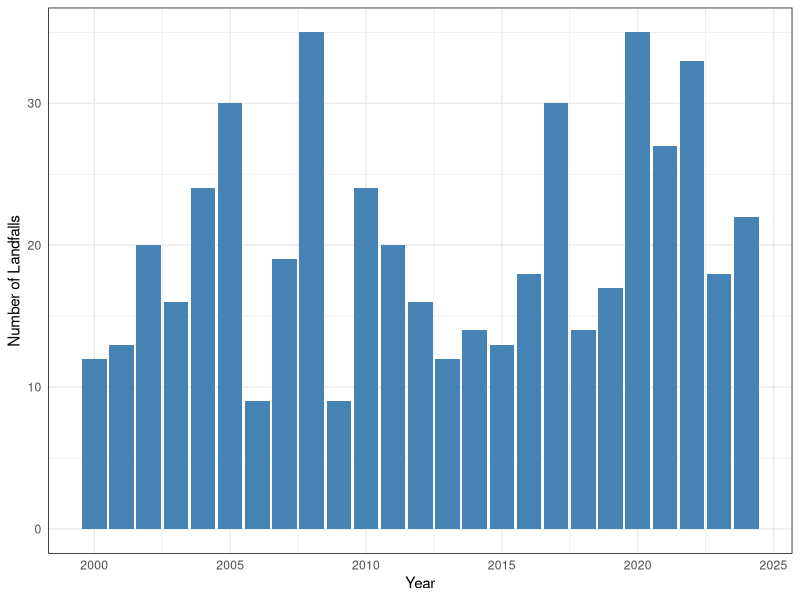
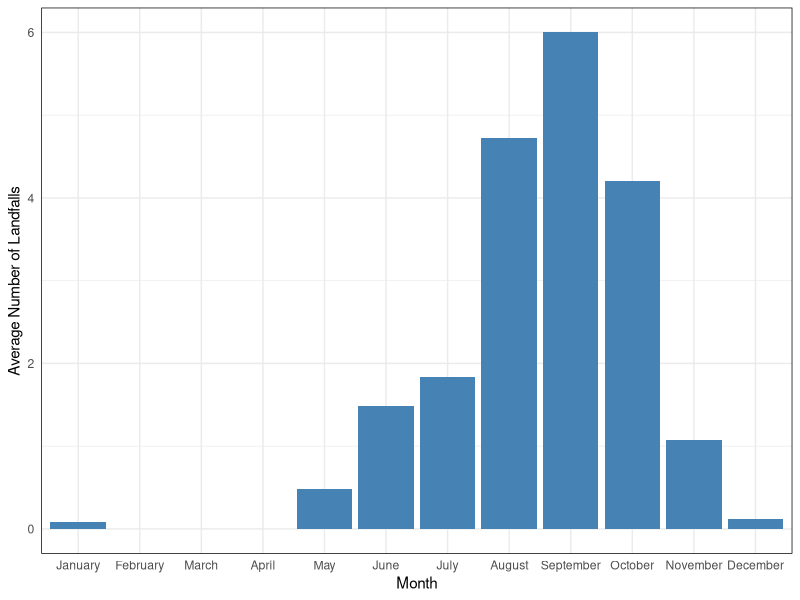
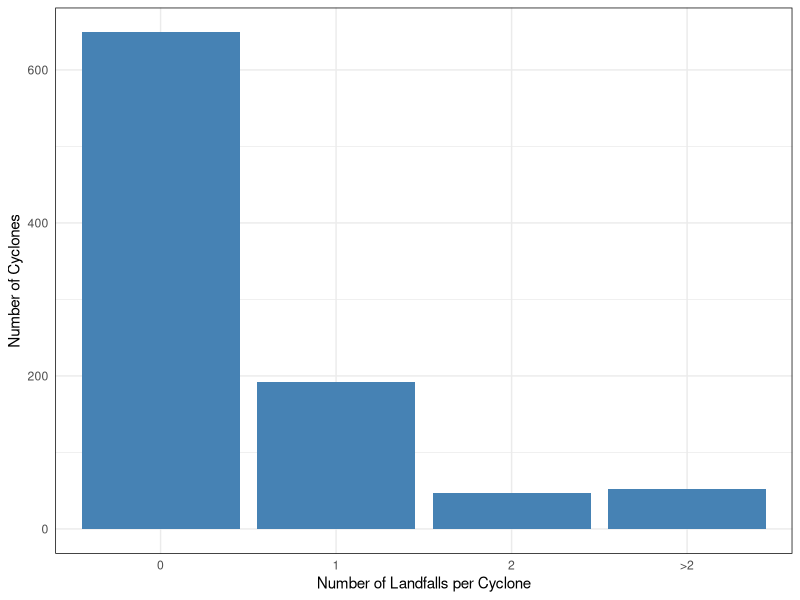
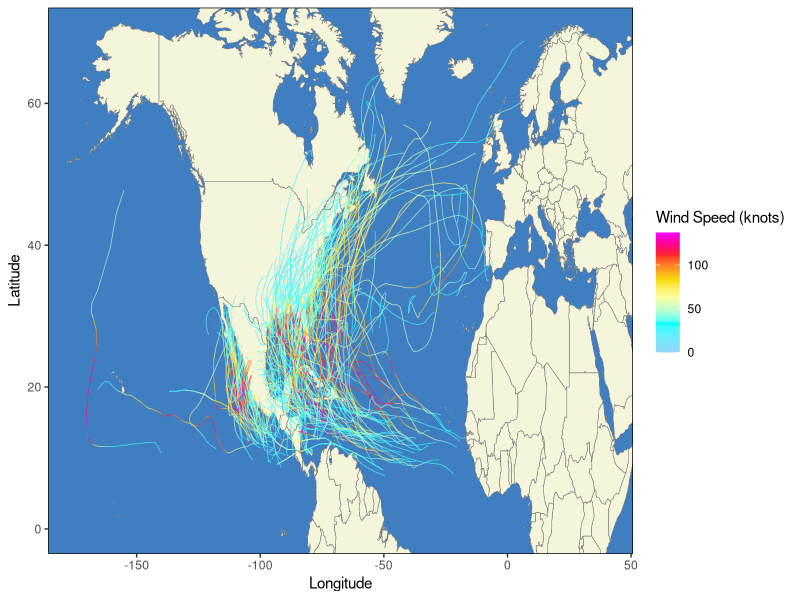
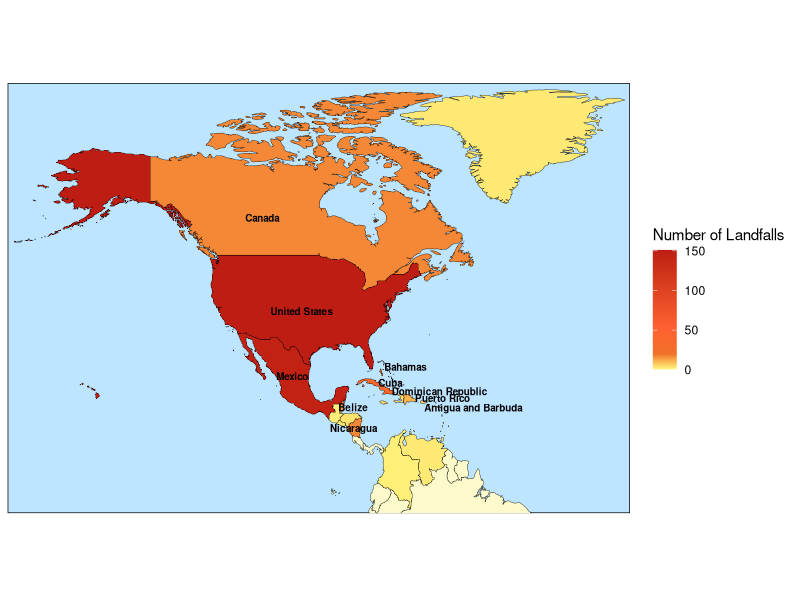
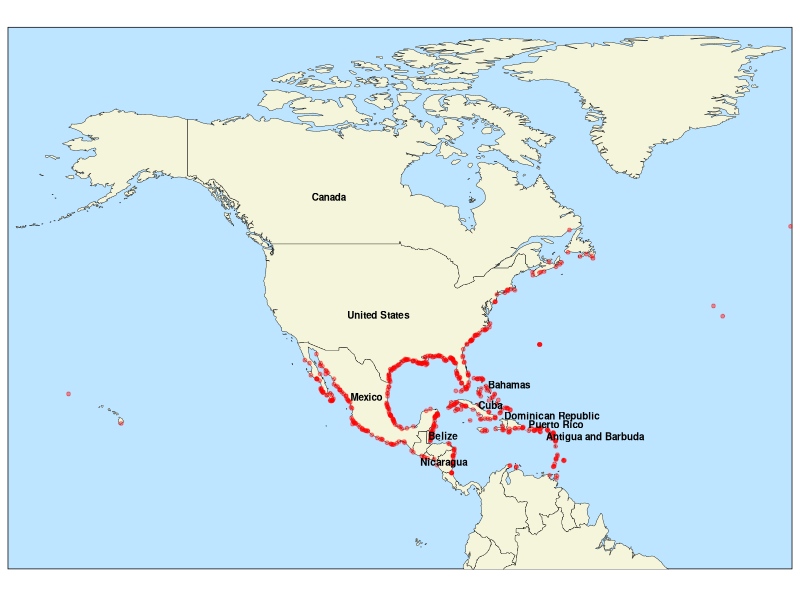
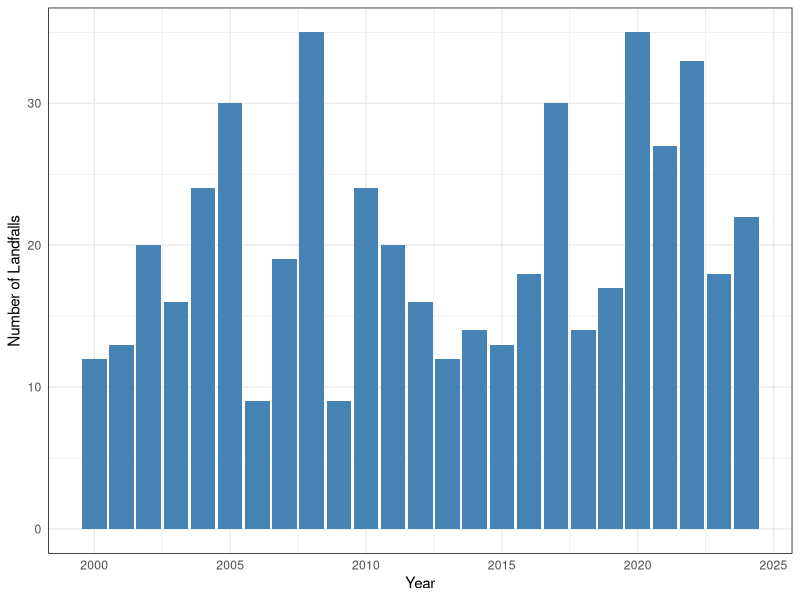
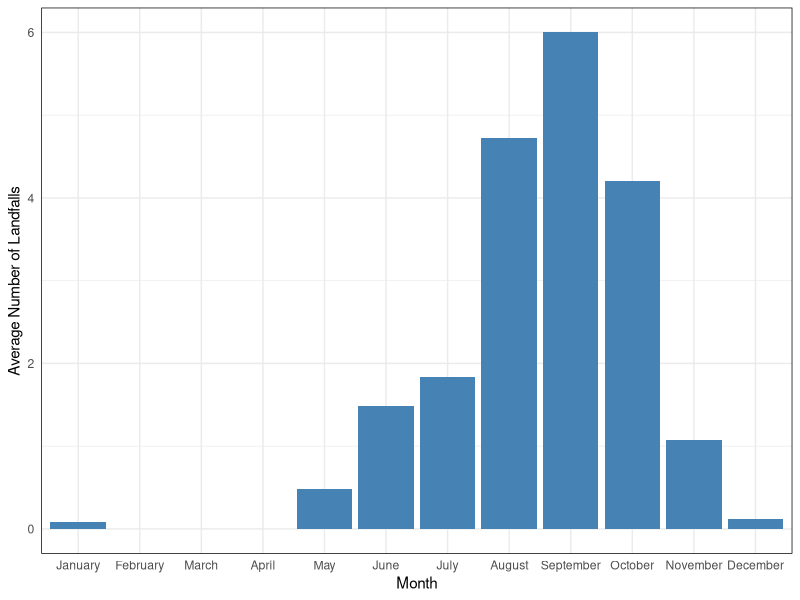

These figures' R source, in order:
# in this script, we perform an exploratory data analysis of our cyclone
# track data from the HURDAT2 data set
# we are interested in the number of cyclone landfalls per year
# and any seasonality effects

library(dplyr)
library(magrittr)
library(here)
library(tidyr)
library(ggplot2)
library(stringr)
library(data.table)
library(scales)
library(sf)
library(rnaturalearth)


#==============================================================================
# we load our data set
#==============================================================================

hurricane_data <- read.csv(here("data", "derived", "hurricane-data.csv"))
landfall_data <- read.csv(here("data", "derived", "landfall-data.csv"))

#==============================================================================
# we want to plot the number of landfalls per year from 1900-2024 
#==============================================================================

landfalls_per_year <- landfall_data %>%
  group_by(YEAR) %>%
  summarise(CYCLONE_NUM = n(), .groups = "drop")

# Plot
p1 <- ggplot(landfalls_per_year, aes(x = YEAR, y = CYCLONE_NUM)) +
  geom_col(fill = "steelblue") +
  labs(x = "Year",
       y = "Number of Landfalls") +
  theme_minimal()+
  theme(panel.border = element_rect(color = "black", fill = NA))

p1

# save output
ggsave(here("outputs", "eda-hurricane-data", "landfalls-per-year.pdf"), 
       plot = p1, 
       height = 4.5, 
       width = 7, 
       dpi=600)


#==============================================================================
# we check for a monthly seasonality component 
#==============================================================================

# calculate average number of cyclone landfalls per month (across 2000-2024)
landfalls_per_month_and_year <- landfall_data %>%
  group_by(YEAR, MONTH) %>%
  summarise(LANDFALL_NUM = n(), .groups = "drop")

# we notice some months are missing from our data set
# this is because no cyclones occurred in those months
# we now add the missing months with a count of zero
all_months_years <- CJ(MONTH = 1:12, YEAR = 2000:2024)

# also replace month numbers with month names
landfalls_per_month_and_year <- left_join(all_months_years, 
                                    landfalls_per_month_and_year, 
                                    by = c("MONTH", "YEAR"))

landfalls_per_month_and_year <- landfalls_per_month_and_year %>%
  mutate(LANDFALL_NUM = replace_na(LANDFALL_NUM, 0), MONTH = month.name[MONTH])

avg_landfalls_per_month <- landfalls_per_month_and_year %>%
  group_by(MONTH) %>%
  summarise(AVG_LANDFALLS = mean(LANDFALL_NUM))


# plot average number of cyclones per month
p2 <- ggplot(avg_landfalls_per_month, aes(x = factor(MONTH, levels = month.name), 
                                         y = AVG_LANDFALLS)) +
  geom_col(fill = "steelblue") +
  labs(x = "Month",
       y = "Average Number of Landfalls") +
  theme_minimal() +
  theme(panel.border = element_rect(color = "black", fill = NA))

p2
# we see a significant increase in the number of cyclones in August-October

# save output
ggsave(here("outputs", "eda-hurricane-data", "avg-landfalls-per-month.pdf"), 
       plot = p2,
       height = 4.5,
       width = 7, dpi=600)

#==============================================================================
# we now want to look closer into how many times cyclones landfall
#==============================================================================

# number of landfalls for each cyclone
landfall_statistics <- hurricane_data %>%
  group_by(STORM_ID) %>%
  summarise(LANDFALL_NUM = sum(RECORD_ID == "L"))

# categorise cyclones based on how many times they landfall
landfall_statistics <- landfall_statistics %>%
  mutate(CATEGORY = case_when(
    LANDFALL_NUM == 0 ~ '0',
    LANDFALL_NUM == 1 ~ '1',
    LANDFALL_NUM == 2 ~ '2',
    LANDFALL_NUM > 2  ~ ">2"))

# Count how many cyclones fall into each category
landfall_summary <- landfall_statistics %>%
  group_by(CATEGORY) %>%
  summarise(NUM = n())

# plot results
p3 <- ggplot(landfall_summary, aes(x = factor(CATEGORY, levels = CATEGORY), y = NUM)) +
  geom_col(fill = "steelblue") +
  labs(x = "Number of Landfalls per Cyclone",
       y = "Number of Cyclones") +
  theme_minimal() +
  theme(panel.border = element_rect(color = "black", fill = NA))

p3

# save output
ggsave(here("outputs","eda-hurricane-data", "nbr-cyclone-landfalls.pdf"), 
       plot = p3, 
       height = 4.5, 
       width = 7, 
       dpi=600)

#==============================================================================
# we also want to inspect cyclone paths for cyclones that landfall 2000-2024
#==============================================================================

# we load our world map data
world <- map_data("world")


# we now select all the hurricanes that landfall at least once
landfall_hurricanes <- landfall_data %>%
  distinct(STORM_ID)

landfall_cyclones <- hurricane_data %>%
  filter(STORM_ID %in% landfall_hurricanes$STORM_ID)


landfall_cyclones <- landfall_cyclones %>%
  mutate(TIME = sprintf("%04s", as.integer(TIME)),
    DATE_TIME = as.POSIXct(paste(YEAR, 
                                 MONTH, 
                                 DAY, 
                                 str_sub(TIME, 1, 2), 
                                 str_sub(TIME, 3, 4)),
                      format = "%Y %m %d %H %M"))

# plot map
p4 <- ggplot() +
  # world map 
  geom_polygon(data = world,
               aes(x = long, y = lat, group = group), 
               fill = "beige", 
               col = "#808080", 
               linewidth = 0.2) +  
  theme(panel.background = element_rect(fill = "#3f7ec0", color = NA),
        panel.grid.major = element_blank(), 
        panel.grid.minor = element_blank(),
        panel.border = element_rect(color = "black", fill = NA)) +
  geom_path(data = landfall_cyclones, aes(x = LON, 
                                      y = LAT, 
                                      group = STORM_ID, 
                                      color = WIND), 
            linewidth = 0.3, alpha = 0.7) +
  scale_color_gradientn(colours = c("#94d6f8", "cyan","#fbff9f","#f8e007","#fd9920","#ff1f2d", "#ee00ff"),
                        values = rescale(c(0, 33, 63, 82, 95, 112, 137)),
                        limits = c(0, 137)) + 
  coord_cartesian( xlim = c(-175, 40), ylim = c(0, 70)) + 
  labs(x = "Longitude", 
       y = "Latitude", 
       color = "Wind Speed (knots)") +
  theme(legend.position = "right")

p4

# save output
ggsave(here("outputs", "eda-hurricane-data", "landfall-map.pdf"), 
       plot =p4,
       height = 4, 
       width = 10, 
       dpi=600)


#==============================================================================
# we now want to examine which countries have had the most landfalls since 2000
#==============================================================================

# we count the number of landfalls per country
landfalls_per_location <- landfall_data %>%
  group_by(LOCATION) %>%
  summarise(LANDFALL_NUM = n(), .groups = "drop")

# add landfall count to countries sf object for plotting to get geometry of 
# landfall locations
countries <- ne_countries(scale = 'medium', 
                          returnclass = c("sf"), 
                          continent = c("North America", "South America"))


landfalls_per_location <- countries[, c("name_long", "geometry")] %>%
  left_join(landfalls_per_location, 
            by = c("name_long" = "LOCATION")) 

# replace NA rows with 0
landfalls_per_location <- landfalls_per_location %>%
  mutate(LANDFALL_NUM = ifelse(is.na(LANDFALL_NUM), 0, LANDFALL_NUM))

# find 10 countries with the most landfalls and save these in a dataset
top_ten_landfall_locations <- landfalls_per_location %>%
  arrange(desc(LANDFALL_NUM))

top_ten_landfall_locations <- top_ten_landfall_locations[1:10,]

# plot map of countries most at risk
p5 <- ggplot(data = landfalls_per_location) +
  geom_sf(aes(fill = LANDFALL_NUM), color = "black", linewidth = 0.125) +
  coord_sf(xlim = c(-180, -10), ylim = c(-5, 85), expand = FALSE) +
  scale_fill_gradientn(
    colors = c("#fcf9cb", "#fef67e","#f07028", "#ff6232", "#bd1d12"),  
    values = rescale(c(0, 1, 20, 50, 150))) +
  theme_minimal() +
  labs(fill = "Number of Landfalls") +
  geom_sf_text(data = top_ten_landfall_locations, 
               aes(label = name_long), 
               size = 2.5, 
               fontface = "bold", 
               color = "black",
               nudge_x = case_when(
                 top_ten_landfall_locations$name_long == "Dominican Republic" ~ 8, 
                 top_ten_landfall_locations$name_long == "Belize" ~ 3,  
                 top_ten_landfall_locations$name_long == "Cuba" ~ 2.5, 
                 top_ten_landfall_locations$name_long == "Puerto Rico" ~ 5.2,
                 top_ten_landfall_locations$name_long == "Bahamas" ~ 7,
                 top_ten_landfall_locations$name_long == "Antigua and Barbuda" ~ 9,
                 .default = 0), 
               nudge_y = case_when(
                 top_ten_landfall_locations$name_long == "Cuba" ~ 0.75,
                 top_ten_landfall_locations$name_long == "Puerto Rico" ~ 0.85,
                 top_ten_landfall_locations$name_long == "Dominican Republic" ~ 1.75,  
                 top_ten_landfall_locations$name_long == "Bahamas" ~ -1,
                 .default = 0)) +
  theme(
    axis.text = element_blank(),  
    axis.title = element_blank(),  
    panel.background = element_rect(fill = "#bde5ff"),
    panel.grid = element_blank()
  )


p5

# save output
ggsave(here("outputs", "eda-hurricane-data", "landfall-countries.pdf"), 
       plot =p5,
       height = 10, 
       width = 10, 
       dpi=600)


#==============================================================================
# finally we map specific landfall locations
#==============================================================================

p6 <- ggplot(data = landfalls_per_location) +
  geom_sf(fill = "beige", color = "black", linewidth = 0.125)+
  geom_point(data = landfall_data, 
             aes(x = LON, y = LAT), 
             color = "red", 
             alpha = 0.4, 
             size = 1) +
  coord_sf(xlim = c(-180, -10), ylim = c(-5, 85), expand = FALSE) +
  theme_minimal() +
  labs(fill = "Number of Landfalls") +
  geom_sf_text(data = top_ten_landfall_locations, 
               aes(label = name_long), 
               size = 2.5, 
               fontface = "bold", 
               color = "black",
               nudge_x = case_when(
                 top_ten_landfall_locations$name_long == "Dominican Republic" ~ 8, 
                 top_ten_landfall_locations$name_long == "Belize" ~ 3,  
                 top_ten_landfall_locations$name_long == "Cuba" ~ 2.5, 
                 top_ten_landfall_locations$name_long == "Puerto Rico" ~ 5.2,
                 top_ten_landfall_locations$name_long == "Bahamas" ~ 7,
                 top_ten_landfall_locations$name_long == "Antigua and Barbuda" ~ 9,
                 .default = 0), 
               nudge_y = case_when(
                 top_ten_landfall_locations$name_long == "Cuba" ~ 0.75,
                 top_ten_landfall_locations$name_long == "Puerto Rico" ~ 0.85,
                 top_ten_landfall_locations$name_long == "Dominican Republic" ~ 1.75,  
                 top_ten_landfall_locations$name_long == "Bahamas" ~ -1,
                 .default = 0)) +
  theme(
    axis.text = element_blank(),  
    axis.title = element_blank(),  
    panel.background = element_rect(fill = "#bde5ff"),
    panel.grid = element_blank()
  )

p6

# save output
ggsave(here("outputs", "eda-hurricane-data", "landfall-locations.pdf"), 
       plot =p6,
       height = 10, 
       width = 10, 
       dpi=600)
  
